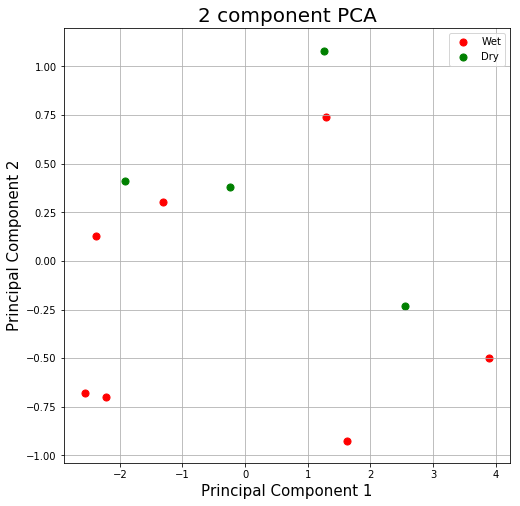

Recreate this plot in Python.
# -*- coding: utf-8 -*-
"""
@author: Ankita
"""
import pandas as pd
from sklearn.decomposition import PCA
from sklearn.preprocessing import StandardScaler
import matplotlib.pyplot as plt

#load dataset
df=pd.read_csv("sunflower.csv",names=['lat_root', 'tap_root', 'tot_root', 'latRF','tapRF','Treatment'])

features = ['lat_root', 'tap_root', 'tot_root','latRF', 'tapRF']

# Separating out the features
x = df.loc[:, features].values

# Separating out the target
y = df.loc[:,['Treatment']].values

# Standardizing the features
x = StandardScaler().fit_transform(x)

# Get two best features
pca=PCA(n_components=2)

# Fit your data with pca obtained features
principalComponents = pca.fit_transform(x)

# print principal components
print (principalComponents)

# Define your dataframe with two components
principalDF=pd.DataFrame(data=principalComponents, columns=['principal component 1','principal component 2'])

# Print your initial dataframe
print (principalDF)

# Concatenating data along a single axis
finalDf = pd.concat([principalDF, df[['Treatment']]], axis = 1)

# Print your final dataframe
print (finalDf)

# Plot your 2D projection for visualization
fig = plt.figure(figsize = (8,8))
ax = fig.add_subplot(1,1,1) 
ax.set_xlabel('Principal Component 1', fontsize = 15)
ax.set_ylabel('Principal Component 2', fontsize = 15)
ax.set_title('2 component PCA', fontsize = 20)
Treatments = ['Wet', 'Dry']
colors = ['r', 'g']
for Treatment, color in zip(Treatments,colors):
    indicesToKeep = finalDf['Treatment'] == Treatment
    ax.scatter(finalDf.loc[indicesToKeep, 'principal component 1'], finalDf.loc[indicesToKeep, 'principal component 2'], c = color, s = 50)
ax.legend(Treatments)
ax.grid()
